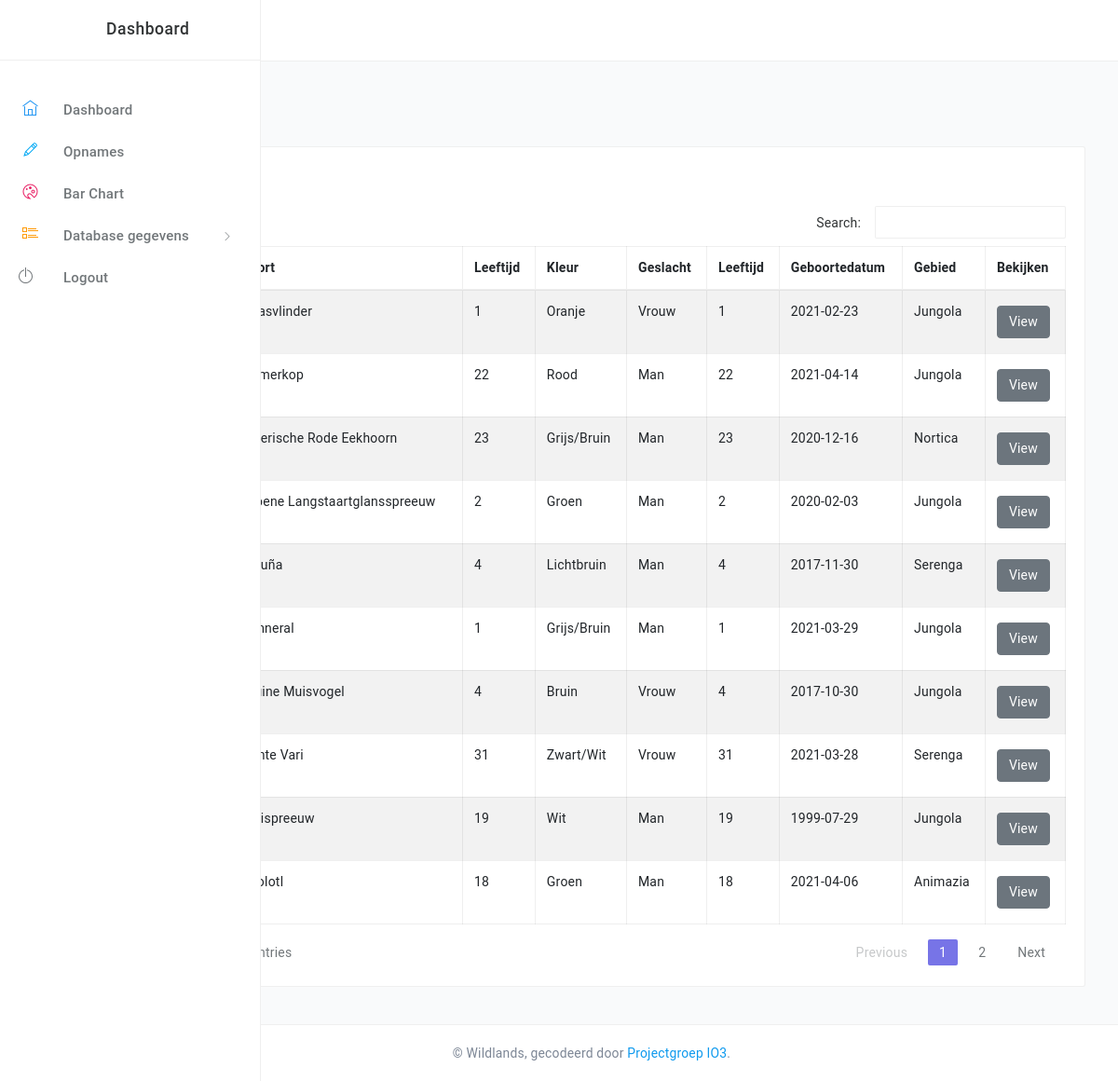
/dieren (signed in), run on the app's committed database.
### app/models.py (models this page shows, shortened)
class Dier(db.Model):
    id = db.Column(db.Integer, primary_key=True)
    voornaam = db.Column(db.String(45), nullable=False)
    achternaam = db.Column(db.String(45), nullable=True)
    soort = db.Column(db.String(45), nullable=False)
    kleur = db.Column(db.String(45), nullable=False)
    geslacht = db.Column(db.String(45), nullable=False)
    leeftijd = db.Column(db.Integer, nullable=False)
    geboortedatum = db.Column(db.Date, nullable=False)
    levensverwachting = db.Column(db.Integer, nullable=False)
    gebied_id = db.Column(db.Integer, db.ForeignKey('gebied.id'), nullable=False)
    opnamen_id = db.Column(db.Integer, db.ForeignKey('opnamen.id'), nullable=False)
    gebied = db.relationship('Gebied', backref='author', lazy=True)
    opnamen = db.relationship('Opnamen', backref='author2', lazy=True)

class Gebied(db.Model):
    id = db.Column(db.Integer, primary_key=True)
    naam = db.Column(db.String(45), nullable=False)
    soort = db.Column(db.String(45), nullable=False)
    grootte = db.Column(db.String(45), nullable=False)

### app/home/routes.py (the view)
@dieren_blueprint.route("/dieren")
@login_required
def dieren():
    posts = Dier.query.all()
    return render_template('dieren.html', title='Dieren', posts=posts)

### app/models.py (called while the page is built)
@login_manager.user_loader
def user_loader(id):
    return User.query.filter_by(id=id).first()

### app/home/templates/dieren.html (shortened to what this page needs)
{% extends "layouts/base.html" %}
{% block content %}
    <div class="container-fluid">
        <h4 class="c-grey-900 mT-10 mB-30">Dierengegevens</h4>
        <div class="row">
        <div class="col-md-12">
            <div class="bgc-white bd bdrs-3 p-20 mB-20">
            <a class="btn btn-success mb-2" href="{{ url_for('dieren_blueprint.dierencreate') }}">Dieren Toevoegen</a>
            <table id="dataTable" class="table table-striped table-bordered" cellspacing="0" width="100%">
                <thead>
                    <tr>
                    <th>Naam</th>
                    <th>Soort</th>
                    <th>Leeftijd</th>
                    <th>Kleur</th>
                    <th>Geslacht</th>
                    <th>Leeftijd</th>
                    <th>Geboortedatum</th>
                    <th>Gebied</th>
                    <th>Bekijken</th>
                    </tr>
                </thead>
                <tbody>
                {% for dier in posts %}
                    <tr>
                    <td>{{ dier.voornaam }} {{ dier.achternaam }}</td>
                    <td>{{ dier.soort }}</td>
                    <td>{{ dier.leeftijd }}</td>
                    <td>{{ dier.kleur }}</td>
                    <td>{{ dier.geslacht }}</td>
                    <td>{{ dier.leeftijd }}</td>
                    <td>{{ dier.geboortedatum }}</td>
                    <td>{{ dier.gebied.naam }}</td>
                    <td> <a class="btn btn-secondary mt-1 mb-1" href="{{ url_for('dieren_blueprint.dier', dier_id=dier.id) }}">View</a></td>
                    </tr>
                {% endfor %}
                </tbody>
                </table>
            </div>
        </div>
        </div>
    </div>
{% endblock content %}

### data on the page
Dier: soort "Vicuña", leeftijd "4", kleur "Lichtbruin", geslacht "Man", geboortedatum "2017-11-30", gebied.naam "Serenga"
Dier: soort "Atlasvlinder", leeftijd "1", kleur "Oranje", geslacht "Vrouw", geboortedatum "2021-02-23", gebied.naam "Jungola"
Dier: soort "Groene Langstaartglansspreeuw", leeftijd "2", kleur "Groen", geslacht "Man", geboortedatum "2020-02-03", gebied.naam "Jungola"
Dier: soort "Bruine Muisvogel", leeftijd "4", kleur "Bruin", geslacht "Vrouw", geboortedatum "2017-10-30", gebied.naam "Jungola"
Dier: soort "Balispreeuw", leeftijd "19", kleur "Wit", geslacht "Man", geboortedatum "1999-07-29", gebied.naam "Jungola"
Dier: soort "Zonneral", leeftijd "1", kleur "Grijs/Bruin", geslacht "Man", geboortedatum "2021-03-29", gebied.naam "Jungola"
Dier: soort "Hamerkop", leeftijd "22", kleur "Rood", geslacht "Man", geboortedatum "2021-04-14", gebied.naam "Jungola"
Dier: soort "Axolotl", leeftijd "18", kleur "Groen", geslacht "Man", geboortedatum "2021-04-06", gebied.naam "Animazia"
Dier: soort "Bonte Vari", leeftijd "31", kleur "Zwart/Wit", geslacht "Vrouw", geboortedatum "2021-03-28", gebied.naam "Serenga"
Dier: soort "Siberische Rode Eekhoorn", leeftijd "23", kleur "Grijs/Bruin", geslacht "Man", geboortedatum "2020-12-16", gebied.naam "Nortica"
